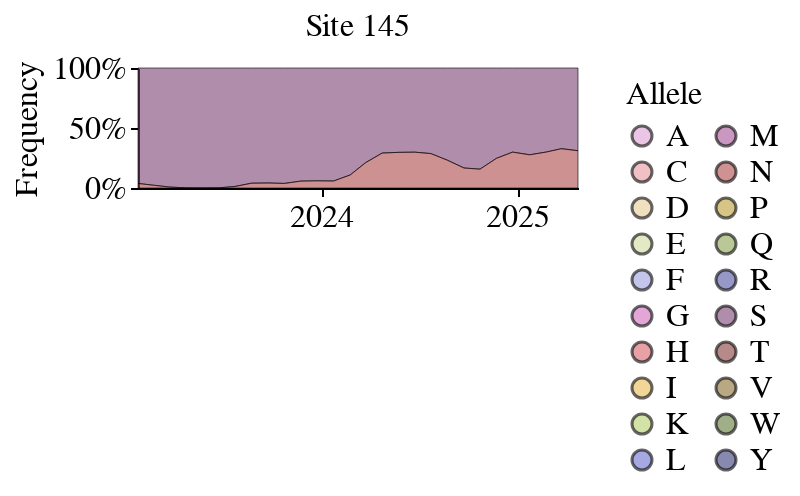

The cell this chart's notebook holds for it:
### Code cell
plot_site_frequencies(frequencies_12y_df.query('date.dt.year >= 2023'), 145)

### Figure 1 — Vega-Lite specification as saved in the notebook (floating-point values rounded to 4 significant figures)
{"config": {"background": "white", "title": {"fontSize": 20, "fontWeight": "normal", "font": "Helvetica", "anchor": "start", "color": "#000000", "orient": "top", "offset": 5, "subtitleColor": "gray", "subtitleFont": "Helvetica", "subtitleFontWeight": "normal", "subtitleFontSize": 18, "subtitlePadding": 2}, "axis": {"domain": true, "domainColor": "black", "domainWidth": 1, "grid": false, "gridColor": "#DEDDDD", "gridWidth": 0.5, "labelFont": "Helvetica", "labelFontSize": 16, "labelFlush": false, "labelFontWeight": "normal", "labelPadding": 2, "tickColor": "black", "tickSize": 4, "tickCount": 3, "tickWidth": 1, "titleFont": "Helvetica", "titleAlign": "center", "titleFontWeight": "normal", "titleFontSize": 16, "titlePadding": 5}, "legend": {"labelFont": "Helvetica", "labelFontSize": 16, "symbolSize": 100, "titleFont": "Helvetica", "titleFontSize": 16, "titleFontWeight": "normal", "padding": 5, "titleLimit": 200, "gradientLength": 100}, "range": {"category": ["#4e79a7", "#f28e2c", "#e15759", "#76b7b2", "#59a14f", "#edc949", "#af7aa1", "#ff9da7", "#9c755f", "#bab0ab"], "diverging": ["#c7e9b4", "#7fcdbb", "#41b6c4", "#1d91c0", "#225ea8", "#253494"]}, "view": {"stroke": "white", "strokeWidth": 0}, "text": {"font": "Helvetica", "fontSize": 16}}, "data": {"name": "data-a7b7a8ada447a3761876a91cf2225909"}, "mark": {"type": "area", "opacity": 0.6, "stroke": "black", "strokeWidth": 0.5}, "encoding": {"color": {"field": "allele", "legend": {"columns": 2}, "scale": {"domain": ["A", "C", "D", "E", "F", "G", "H", "I", "K", "L", "M", "N", "P", "Q", "R", "S", "T", "V", "W", "Y"], "range": ["#DE9ED6", "#E7969C", "#E7CB94", "#CEDB9C", "#9C9EDE", "#CE6DBD", "#D6616B", "#E7BA52", "#B5CF6B", "#6B6ECF", "#A55194", "#AD494A", "#BD9E39", "#8CA252", "#5254A3", "#7B4173", "#843C39", "#8C6D31", "#637939", "#393B79"]}, "title": "Allele", "type": "nominal"}, "order": {"field": "allele", "type": "nominal"}, "tooltip": [{"field": "HA_region", "type": "nominal"}, {"field": "site", "type": "quantitative"}, {"field": "allele", "type": "nominal"}, {"field": "frequency", "type": "quantitative"}, {"field": "date", "type": "temporal"}], "x": {"axis": {"grid": false, "tickCount": 3}, "field": "date", "title": "", "type": "temporal"}, "y": {"axis": {"grid": false, "tickCount": 3}, "field": "frequency", "stack": "normalize", "title": "Frequency", "type": "quantitative"}}, "height": 60, "title": {"text": "Site 145", "anchor": "middle", "fontSize": 16, "fontWeight": "normal"}, "width": 220, "$schema": "https://vega.github.io/schema/vega-lite/v5.16.3.json", "datasets": {"data-a7b7a8ada447a3761876a91cf2225909": [{"timepoint": 2025.0, "HA_region": "HA1", "HA_site": 145, "allele": "S", "frequency": 0.8427, "site": 145, "date": "2024-10-23T16:07:40.799998"}, {"timepoint": 2024.0, "HA_region": "HA1", "HA_site": 145, "allele": "N", "frequency": 0.05991, "site": 145, "date": "2023-12-24T12:25:11.999997"}, {"timepoint": 2025.0, "HA_region": "HA1", "HA_site": 145, "allele": "N", "frequency": 0.1667, "site": 145, "date": "2024-09-23T18:41:02.400001"}, {"timepoint": 2024.0, "HA_region": "HA1", "HA_site": 145, "allele": "S", "frequency": 0.7086, "site": 145, "date": "2024-04-24T04:07:40.799998"}, {"timepoint": 2025.0, "HA_region": "HA1", "HA_site": 145, "allele": "S", "frequency": 0.7131, "site": 145, "date": "2024-07-23T22:44:24.000001"}, {"timepoint": 2025.0, "HA_region": "HA1", "HA_site": 145, "allele": "N", "frequency": 0.2998, "site": 145, "date": "2025-02-24T11:52:04.800001"}, {"timepoint": 2025.0, "HA_region": "HA1", "HA_site": 145, "allele": "S", "frequency": 0.7002, "site": 145, "date": "2025-02-24T11:52:04.800001"}, {"timepoint": 2024.0, "HA_region": "HA1", "HA_site": 145, "allele": "N", "frequency": 0.2112, "site": 145, "date": "2024-03-24T06:09:21.600001"}, {"timepoint": 2024.0, "HA_region": "HA1", "HA_site": 145, "allele": "S", "frequency": 0.7888, "site": 145, "date": "2024-03-24T06:09:21.600001"}, {"timepoint": 2025.0, "HA_region": "HA1", "HA_site": 145, "allele": "S", "frequency": 0.7684, "site": 145, "date": "2024-08-23T20:42:43.199997"}, {"timepoint": 2024.0, "HA_region": "HA1", "HA_site": 145, "allele": "S", "frequency": 0.9401, "site": 145, "date": "2023-12-24T12:25:11.999997"}, {"timepoint": 2023.0, "HA_region": "HA1", "HA_site": 145, "allele": "N", "frequency": 0.03803, "site": 145, "date": "2023-01-24T12:08:38.399999"}, {"timepoint": 2023.0, "HA_region": "HA1", "HA_site": 145, "allele": "S", "frequency": 0.962, "site": 145, "date": "2023-01-24T12:08:38.399999"}, {"timepoint": 2025.0, "HA_region": "HA1", "HA_site": 145, "allele": "N", "frequency": 0.2768, "site": 145, "date": "2025-01-24T12:08:38.399999"}, {"timepoint": 2025.0, "HA_region": "HA1", "HA_site": 145, "allele": "S", "frequency": 0.7232, "site": 145, "date": "2025-01-24T12:08:38.399999"}, {"timepoint": 2025.0, "HA_region": "HA1", "HA_site": 145, "allele": "N", "frequency": 0.2316, "site": 145, "date": "2024-08-23T20:42:43.199997"}, {"timepoint": 2024.0, "HA_region": "HA1", "HA_site": 145, "allele": "N", "frequency": 0.05838, "site": 145, "date": "2024-01-24T10:23:31.200001"}, {"timepoint": 2023.0, "HA_region": "HA1", "HA_site": 145, "allele": "S", "frequency": 0.999, "site": 145, "date": "2023-04-24T12:21:35.999998"}, {"timepoint": 2024.0, "HA_region": "HA1", "HA_site": 145, "allele": "S", "frequency": 0.7014, "site": 145, "date": "2024-06-24T00:25:11.999997"}, {"timepoint": 2025.0, "HA_region": "HA1", "HA_site": 145, "allele": "S", "frequency": 0.6892, "site": 145, "date": "2025-04-24T12:21:35.999998"}, {"timepoint": 2024.0, "HA_region": "HA1", "HA_site": 145, "allele": "N", "frequency": 0.04006, "site": 145, "date": "2023-08-24T11:57:07.199998"}, {"timepoint": 2024.0, "HA_region": "HA1", "HA_site": 145, "allele": "N", "frequency": 0.2986, "site": 145, "date": "2024-06-24T00:25:11.999997"}, {"timepoint": 2023.0, "HA_region": "HA1", "HA_site": 145, "allele": "N", "frequency": 0.007896, "site": 145, "date": "2023-03-24T11:45:36.000004"}, {"timepoint": 2025.0, "HA_region": "HA1", "HA_site": 145, "allele": "S", "frequency": 0.701, "site": 145, "date": "2024-12-23T12:25:11.999997"}, {"timepoint": 2023.0, "HA_region": "HA1", "HA_site": 145, "allele": "S", "frequency": 0.9779, "site": 145, "date": "2023-02-24T11:52:04.800001"}, {"timepoint": 2025.0, "HA_region": "HA1", "HA_site": 145, "allele": "N", "frequency": 0.2479, "site": 145, "date": "2024-11-23T14:06:00.000001"}, {"timepoint": 2023.0, "HA_region": "HA1", "HA_site": 145, "allele": "S", "frequency": 0.9921, "site": 145, "date": "2023-03-24T11:45:36.000004"}, {"timepoint": 2025.0, "HA_region": "HA1", "HA_site": 145, "allele": "S", "frequency": 0.6723, "site": 145, "date": "2025-03-24T11:45:36.000004"}, {"timepoint": 2023.0, "HA_region": "HA1", "HA_site": 145, "allele": "N", "frequency": 0.001529, "site": 145, "date": "2023-06-24T12:09:21.600001"}, {"timepoint": 2025.0, "HA_region": "HA1", "HA_site": 145, "allele": "N", "frequency": 0.299, "site": 145, "date": "2024-12-23T12:25:11.999997"}, {"timepoint": 2023.0, "HA_region": "HA1", "HA_site": 145, "allele": "N", "frequency": 0.02205, "site": 145, "date": "2023-02-24T11:52:04.800001"}, {"timepoint": 2024.0, "HA_region": "HA1", "HA_site": 145, "allele": "S", "frequency": 0.9872, "site": 145, "date": "2023-07-24T12:13:40.800003"}, {"timepoint": 2024.0, "HA_region": "HA1", "HA_site": 145, "allele": "N", "frequency": 0.2968, "site": 145, "date": "2024-05-24T02:26:52.800001"}, {"timepoint": 2024.0, "HA_region": "HA1", "HA_site": 145, "allele": "N", "frequency": 0.04175, "site": 145, "date": "2023-09-24T11:40:33.600000"}, {"timepoint": 2024.0, "HA_region": "HA1", "HA_site": 145, "allele": "S", "frequency": 0.9582, "site": 145, "date": "2023-09-24T11:40:33.600000"}, {"timepoint": 2024.0, "HA_region": "HA1", "HA_site": 145, "allele": "S", "frequency": 0.7032, "site": 145, "date": "2024-05-24T02:26:52.800001"}, {"timepoint": 2024.0, "HA_region": "HA1", "HA_site": 145, "allele": "S", "frequency": 0.8917, "site": 145, "date": "2024-02-24T08:21:50.399997"}, {"timepoint": 2025.0, "HA_region": "HA1", "HA_site": 145, "allele": "S", "frequency": 0.7521, "site": 145, "date": "2024-11-23T14:06:00.000001"}, {"timepoint": 2024.0, "HA_region": "HA1", "HA_site": 145, "allele": "N", "frequency": 0.1083, "site": 145, "date": "2024-02-24T08:21:50.399997"}, {"timepoint": 2024.0, "HA_region": "HA1", "HA_site": 145, "allele": "N", "frequency": 0.01283, "site": 145, "date": "2023-07-24T12:13:40.800003"}, {"timepoint": 2023.0, "HA_region": "HA1", "HA_site": 145, "allele": "N", "frequency": 0.000112, "site": 145, "date": "2023-05-24T12:25:55.199999"}, {"timepoint": 2024.0, "HA_region": "HA1", "HA_site": 145, "allele": "N", "frequency": 0.05756, "site": 145, "date": "2023-11-24T12:20:52.800003"}, {"timepoint": 2024.0, "HA_region": "HA1", "HA_site": 145, "allele": "S", "frequency": 0.9424, "site": 145, "date": "2023-11-24T12:20:52.800003"}, {"timepoint": 2023.0, "HA_region": "HA1", "HA_site": 145, "allele": "S", "frequency": 0.9999, "site": 145, "date": "2023-05-24T12:25:55.199999"}, {"timepoint": 2024.0, "HA_region": "HA1", "HA_site": 145, "allele": "S", "frequency": 0.9619, "site": 145, "date": "2023-10-24T11:44:52.800002"}, {"timepoint": 2024.0, "HA_region": "HA1", "HA_site": 145, "allele": "S", "frequency": 0.9599, "site": 145, "date": "2023-08-24T11:57:07.199998"}, {"timepoint": 2025.0, "HA_region": "HA1", "HA_site": 145, "allele": "N", "frequency": 0.1573, "site": 145, "date": "2024-10-23T16:07:40.799998"}, {"timepoint": 2024.0, "HA_region": "HA1", "HA_site": 145, "allele": "S", "frequency": 0.9416, "site": 145, "date": "2024-01-24T10:23:31.200001"}, {"timepoint": 2025.0, "HA_region": "HA1", "HA_site": 145, "allele": "N", "frequency": 0.3108, "site": 145, "date": "2025-04-24T12:21:35.999998"}, {"timepoint": 2024.0, "HA_region": "HA1", "HA_site": 145, "allele": "N", "frequency": 0.03807, "site": 145, "date": "2023-10-24T11:44:52.800002"}, {"timepoint": 2023.0, "HA_region": "HA1", "HA_site": 145, "allele": "N", "frequency": 0.000997, "site": 145, "date": "2023-04-24T12:21:35.999998"}, {"timepoint": 2025.0, "HA_region": "HA1", "HA_site": 145, "allele": "S", "frequency": 0.8333, "site": 145, "date": "2024-09-23T18:41:02.400001"}, {"timepoint": 2025.0, "HA_region": "HA1", "HA_site": 145, "allele": "N", "frequency": 0.2869, "site": 145, "date": "2024-07-23T22:44:24.000001"}, {"timepoint": 2023.0, "HA_region": "HA1", "HA_site": 145, "allele": "S", "frequency": 0.9985, "site": 145, "date": "2023-06-24T12:09:21.600001"}, {"timepoint": 2025.0, "HA_region": "HA1", "HA_site": 145, "allele": "N", "frequency": 0.3277, "site": 145, "date": "2025-03-24T11:45:36.000004"}, {"timepoint": 2024.0, "HA_region": "HA1", "HA_site": 145, "allele": "N", "frequency": 0.2914, "site": 145, "date": "2024-04-24T04:07:40.799998"}]}}
